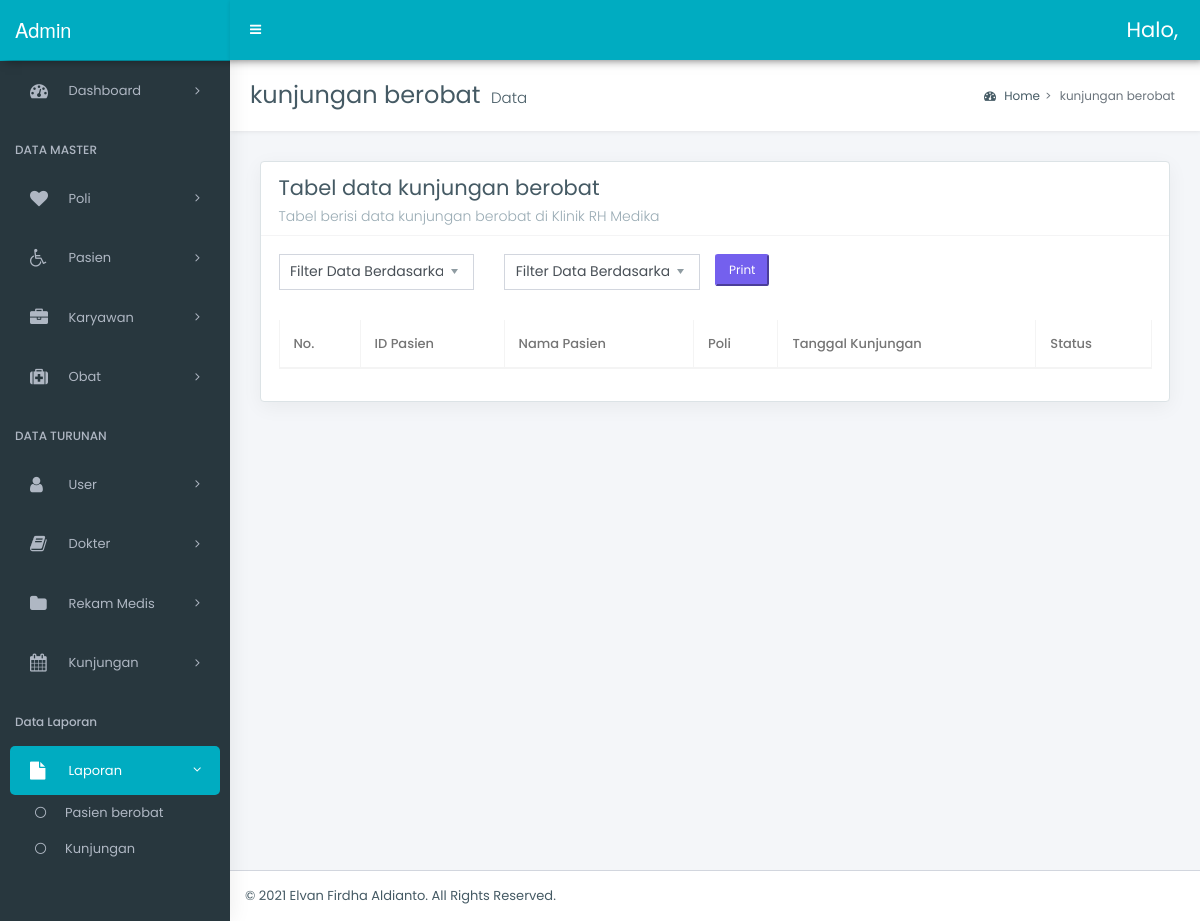
/admin/laporan/datakb.php, run on an earlier commit of the app's database.
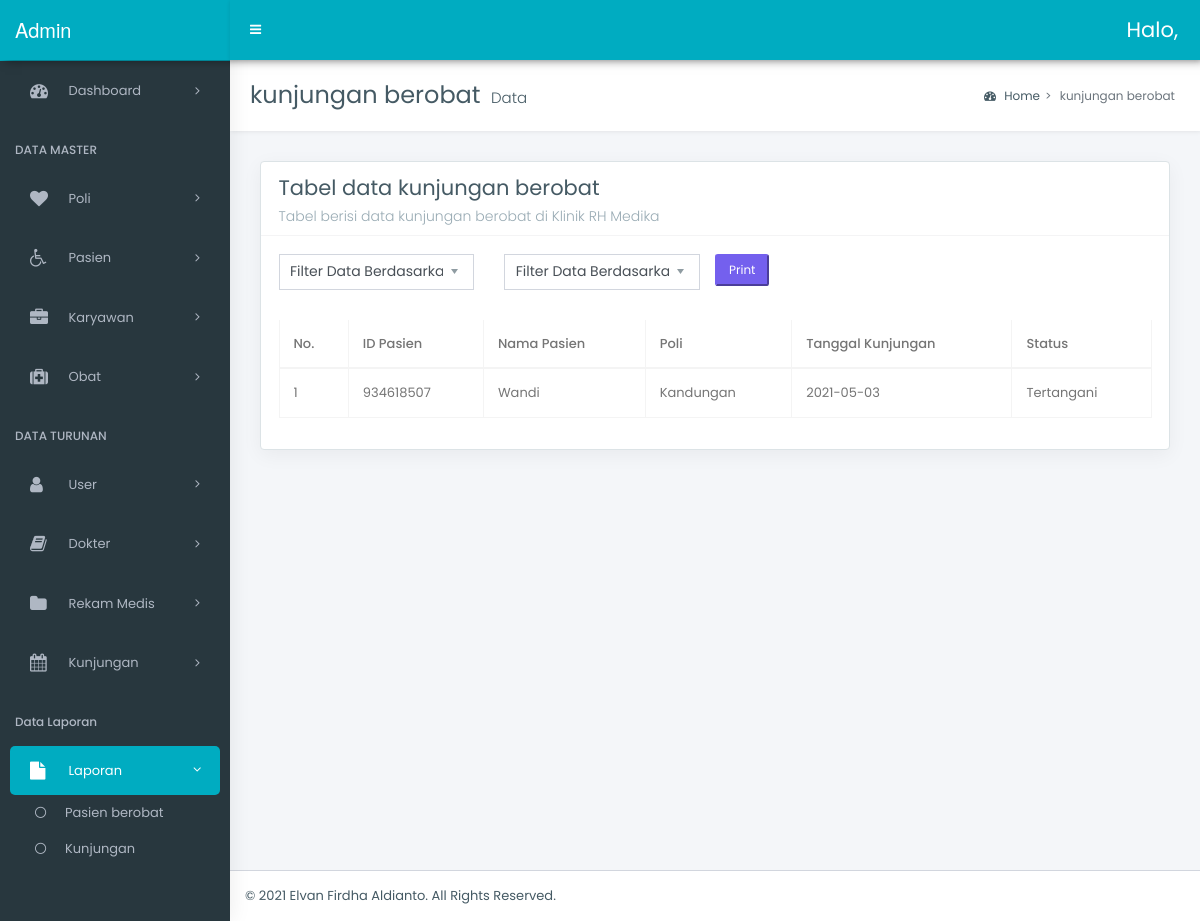
And on a later commit of the database.
### tables this page shows
CREATE TABLE `kb` (
  `kd_kunjungan` int(9) NOT NULL,
  `id_pasien` int(9) NOT NULL,
  `kd_poli` int(3) NOT NULL,
  `tgl_kunjungan` date NOT NULL,
  `status` enum('1','2','3') NOT NULL
);

CREATE TABLE `pasien` (
  `id_pasien` int(9) NOT NULL,
  `nm_pasien` varchar(50) NOT NULL,
  `kd_registrasi` text NOT NULL,
  `jen_kelamin` enum('1','2') NOT NULL,
  `jalur` enum('1','2','3','4') NOT NULL,
  `alamatp` text NOT NULL,
  `tempat_lahirp` varchar(20) NOT NULL,
  `tgl_lahirp` date NOT NULL,
  `telp_pasien` varchar(13) NOT NULL,
  `tgl_daftar` date NOT NULL
);

CREATE TABLE `poli` (
  `kd_poli` int(3) NOT NULL,
  `nm_poli` varchar(30) NOT NULL
);

### admin/laporan/datakb.php (the view, shortened to what the changed rows need)
<?php
include('../../config/connect.php');
?>
<!DOCTYPE html>
<html lang="en">
<head>
    <link rel="stylesheet" href="../../style/bootstrap.min.css">
    <link rel="stylesheet" href="../../style/bootstrap-extend.css">
    <link rel="stylesheet" href="../../style/master_style.css">
    <link rel="stylesheet" href="../../style/_all-skins.css">
    <link rel="stylesheet" href="../../assets/bootstrap-select-1.13.14/dist/css/bootstrap-select.css">
    <link rel="stylesheet" href="../../assets/datatable/datatables.min.css">
</head>
<body class="hold-transition skin-green sidebar-mini">
    <div class="wrapper">
        <div class="content-wrapper">
            <section class="content-header">
                <h1>
                    kunjungan berobat
                    <small>Data</small>
                </h1>
            </section>
            <section class="content">
                <div class="row">
                    <div class="col-12">
                        <div class="box">
                            <div class="box-body">
                                <div class="table-responsive" id="form2">
                                    <table id="example7" class="table table-bordered table-hover display nowrap margin-top-10 w-p100">
                                        <thead>
                                            <tr>
                                                <th>No.</th>
                                                <th>ID Pasien</th>
                                                <th>Nama Pasien</th>
                                                <th>Poli</th>
                                                <th>Tanggal Kunjungan</th>
                                                <th>Status</th>
                                            </tr>
                                        </thead>
                                        <tbody>
                                            <?php
                                            $q = $connect->query("SELECT * FROM kb JOIN pasien USING(id_pasien) JOIN poli USING(kd_poli)");
                                            $no = 1;
                                            foreach ($q as $d) :
                                            ?>
                                                <tr>
                                                    <td><?= $no ?></td>
                                                    <td><?= $d['id_pasien']; ?></td>
                                                    <td><?= $d['nm_pasien'] ?></td>
                                                    <td><?= $d['nm_poli'] ?></td>
                                                    <td><?= $d['tgl_kunjungan'] ?></td>
                                                    <td>
                                                        <?php
                                                        if ($d['status'] == '1') {
                                                            echo "Menunggu";
                                                        } elseif ($d['status'] == '2') {
                                                            echo "Tertangani";
                                                        } else {
                                                            echo "-";
                                                        }
                                                        ?>
                                                    </td>
                                                </tr>
                                            <?php
                                                $no++;
                                            endforeach; ?>
                                        </tbody>
                                    </table>
                                </div>
                            </div>
                        </div>
                    </div>
                </div>
            </section>
        </div>
    </div>
</body>
</html>

What changed in the data, as far as the page shows it:
added kb: id_pasien "934618507", id_pasien.nm_pasien "Wandi", kd_poli.nm_poli "Kandungan", tgl_kunjungan "2021-05-03", status "Tertangani"
